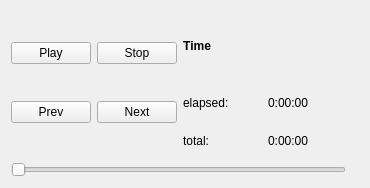
<?xml version="1.0" encoding="UTF-8"?>
<ui version="4.0">
 <class>PresentationAudioWidget</class>
 <widget class="QWidget" name="PresentationAudioWidget">
  <property name="geometry">
   <rect>
    <x>0</x>
    <y>0</y>
    <width>370</width>
    <height>188</height>
   </rect>
  </property>
  <property name="sizePolicy">
   <sizepolicy hsizetype="Minimum" vsizetype="Minimum">
    <horstretch>0</horstretch>
    <verstretch>0</verstretch>
   </sizepolicy>
  </property>
  <layout class="QHBoxLayout" name="horizontalLayout_2">
   <item>
    <layout class="QVBoxLayout" name="verticalLayout_2">
     <item>
      <layout class="QHBoxLayout" name="horizontalLayout">
       <item>
        <layout class="QGridLayout" name="gridLayout">
         <item row="0" column="0">
          <widget class="QPushButton" name="m_playButton">
           <property name="text">
            <string>Play</string>
           </property>
          </widget>
         </item>
         <item row="0" column="1">
          <widget class="QPushButton" name="m_stopButton">
           <property name="text">
            <string>Stop</string>
           </property>
          </widget>
         </item>
         <item row="1" column="0">
          <widget class="QPushButton" name="m_prevButton">
           <property name="text">
            <string>Prev</string>
           </property>
          </widget>
         </item>
         <item row="1" column="1">
          <widget class="QPushButton" name="m_nextButton">
           <property name="text">
            <string>Next</string>
           </property>
          </widget>
         </item>
        </layout>
       </item>
       <item>
        <layout class="QVBoxLayout" name="verticalLayout">
         <item>
          <widget class="QLabel" name="label">
           <property name="font">
            <font>
             <weight>75</weight>
             <italic>false</italic>
             <bold>true</bold>
             <underline>false</underline>
             <kerning>false</kerning>
            </font>
           </property>
           <property name="text">
            <string>Time</string>
           </property>
          </widget>
         </item>
         <item>
          <layout class="QGridLayout" name="gridLayout_2">
           <item row="0" column="0">
            <widget class="QLabel" name="label_2">
             <property name="text">
              <string>elapsed:</string>
             </property>
            </widget>
           </item>
           <item row="0" column="1">
            <widget class="QLabel" name="m_elapsedTimeLabel">
             <property name="text">
              <string>0:00:00</string>
             </property>
            </widget>
           </item>
           <item row="1" column="0">
            <widget class="QLabel" name="label_3">
             <property name="text">
              <string>total:</string>
             </property>
            </widget>
           </item>
           <item row="1" column="1">
            <widget class="QLabel" name="m_totalTimeLabel">
             <property name="text">
              <string>0:00:00</string>
             </property>
            </widget>
           </item>
          </layout>
         </item>
        </layout>
       </item>
      </layout>
     </item>
     <item>
      <widget class="QSlider" name="m_volumeWidget">
       <property name="maximum">
        <number>100</number>
       </property>
       <property name="orientation">
        <enum>Qt::Horizontal</enum>
       </property>
      </widget>
     </item>
    </layout>
   </item>
   <item>
    <widget class="QLabel" name="m_soundLabel">
     <property name="text">
      <string/>
     </property>
    </widget>
   </item>
  </layout>
 </widget>
 <resources/>
 <connections/>
</ui>
